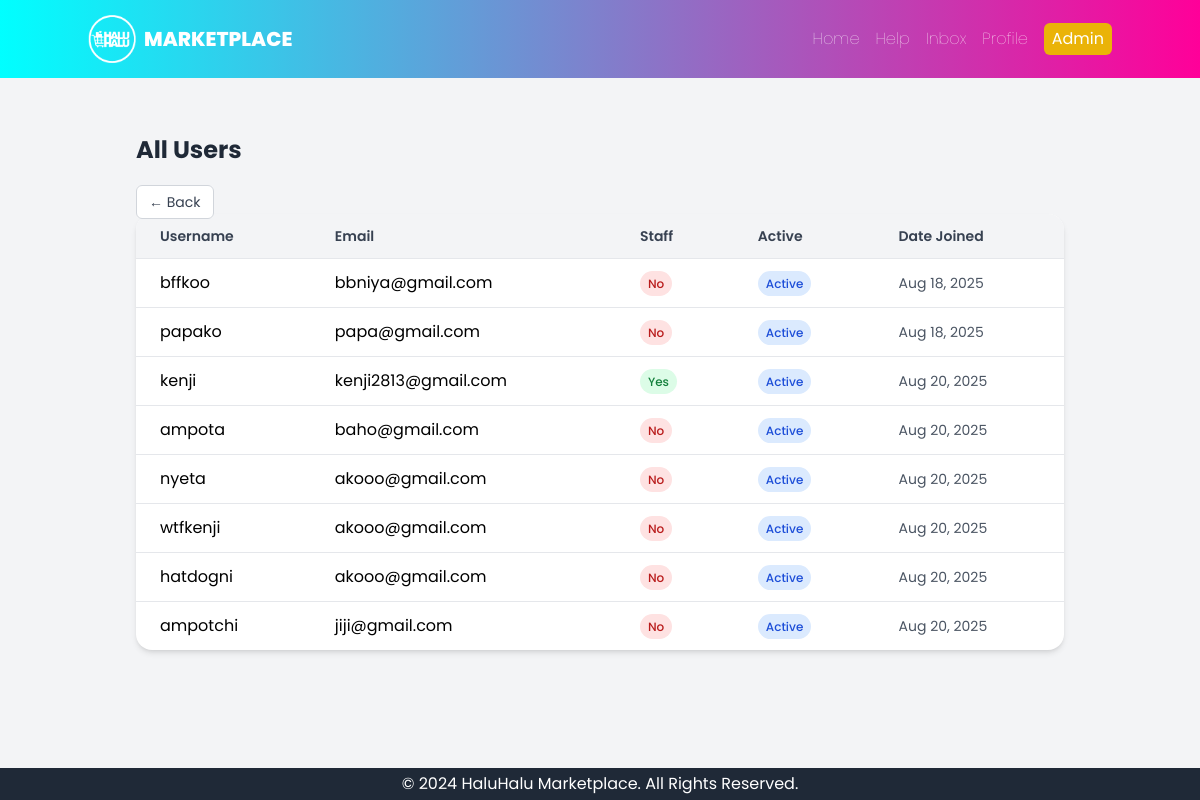
Page /staff/users/ (signed in) on the earlier database version.
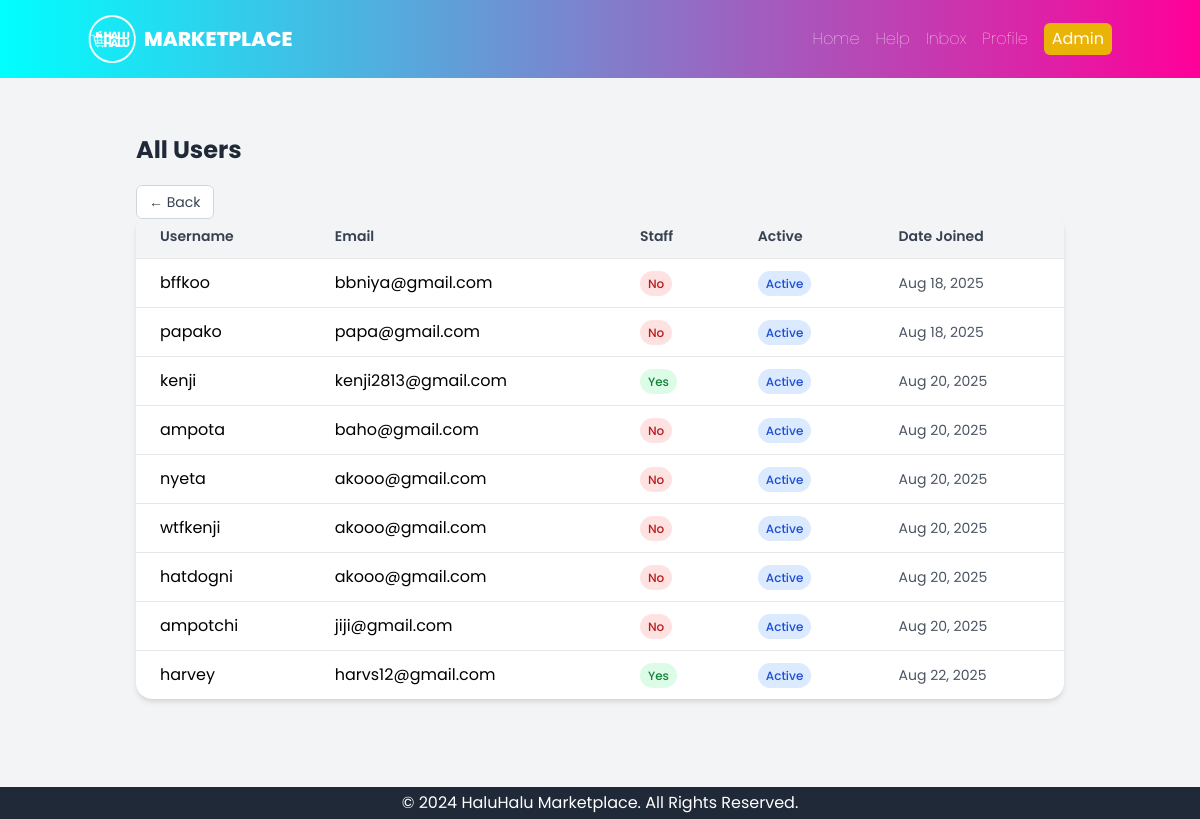
Same page on the later database version.
### core/models.py (models this page shows, shortened)
class CustomUser(AbstractUser):
    profile_pic = models.ImageField(upload_to='profile_pics', null=True, blank=True)

### core/views.py (the view)
# urls.py: path("staff/users/", views.user, name="user"),
@staff_member_required
def user(request):
    users = CustomUser.objects.all()
    return render(request, "admin/user.html", {"users": users})

### core/templates/admin/user.html (shortened to what this page needs)
{% extends "base.html" %}
{% block content %}
<div class="p-6">
    <h1 class="text-2xl font-bold text-gray-800 mb-6">All Users</h1>
    <a href="{% url 'staff_dashboard' %}"
       class="text-sm px-3 py-1.5 rounded-md border border-gray-300 text-gray-700 bg-white hover:bg-gray-100 transition">
        ← Back
    </a>
    <div class="bg-white shadow-md rounded-2xl overflow-hidden">
        <table class="w-full text-left border-collapse">
            <thead>
                <tr class="bg-gray-100 text-gray-700">
                    <th class="px-6 py-3 text-sm font-semibold">Username</th>
                    <th class="px-6 py-3 text-sm font-semibold">Email</th>
                    <th class="px-6 py-3 text-sm font-semibold">Staff</th>
                    <th class="px-6 py-3 text-sm font-semibold">Active</th>
                    <th class="px-6 py-3 text-sm font-semibold">Date Joined</th>
                </tr>
            </thead>
            <tbody>
                {% for user in users %}
                <tr class="border-t hover:bg-gray-50">
                    <td class="px-6 py-3">{{ user.username }}</td>
                    <td class="px-6 py-3">{{ user.email }}</td>
                    <td class="px-6 py-3">
                        {% if user.is_staff %}
                            <span class="px-2 py-1 text-xs font-medium bg-green-100 text-green-700 rounded-full">Yes</span>
                        {% else %}
                            <span class="px-2 py-1 text-xs font-medium bg-red-100 text-red-700 rounded-full">No</span>
                        {% endif %}
                    </td>
                    <td class="px-6 py-3">
                        {% if user.is_active %}
                            <span class="px-2 py-1 text-xs font-medium bg-blue-100 text-blue-700 rounded-full">Active</span>
                        {% else %}
                            <span class="px-2 py-1 text-xs font-medium bg-gray-200 text-gray-600 rounded-full">Inactive</span>
                        {% endif %}
                    </td>
                    <td class="px-6 py-3 text-sm text-gray-600">
                        {{ user.date_joined|date:"M d, Y" }}
                    </td>
                </tr>
                {% empty %}
                <tr>
                    <td colspan="5" class="px-6 py-4 text-center text-gray-500">
                        No users found.
                    </td>
                </tr>
                {% endfor %}
            </tbody>
        </table>
    </div>
</div>
{% endblock %}

Differences in the rows shown:
added CustomUser: username "harvey", email "harvs12@gmail.com", is_staff "Yes", is_active "Active", date_joined "Aug 22, 2025"
